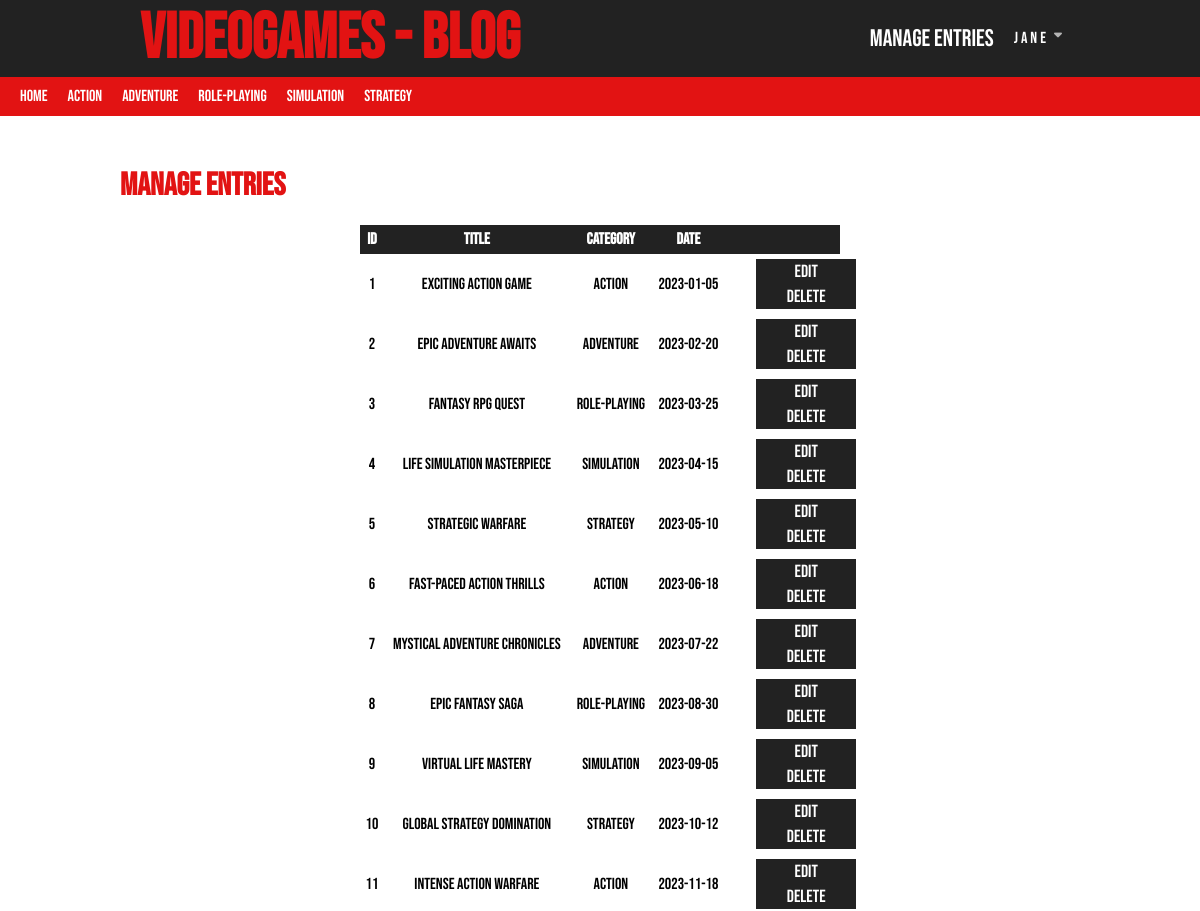
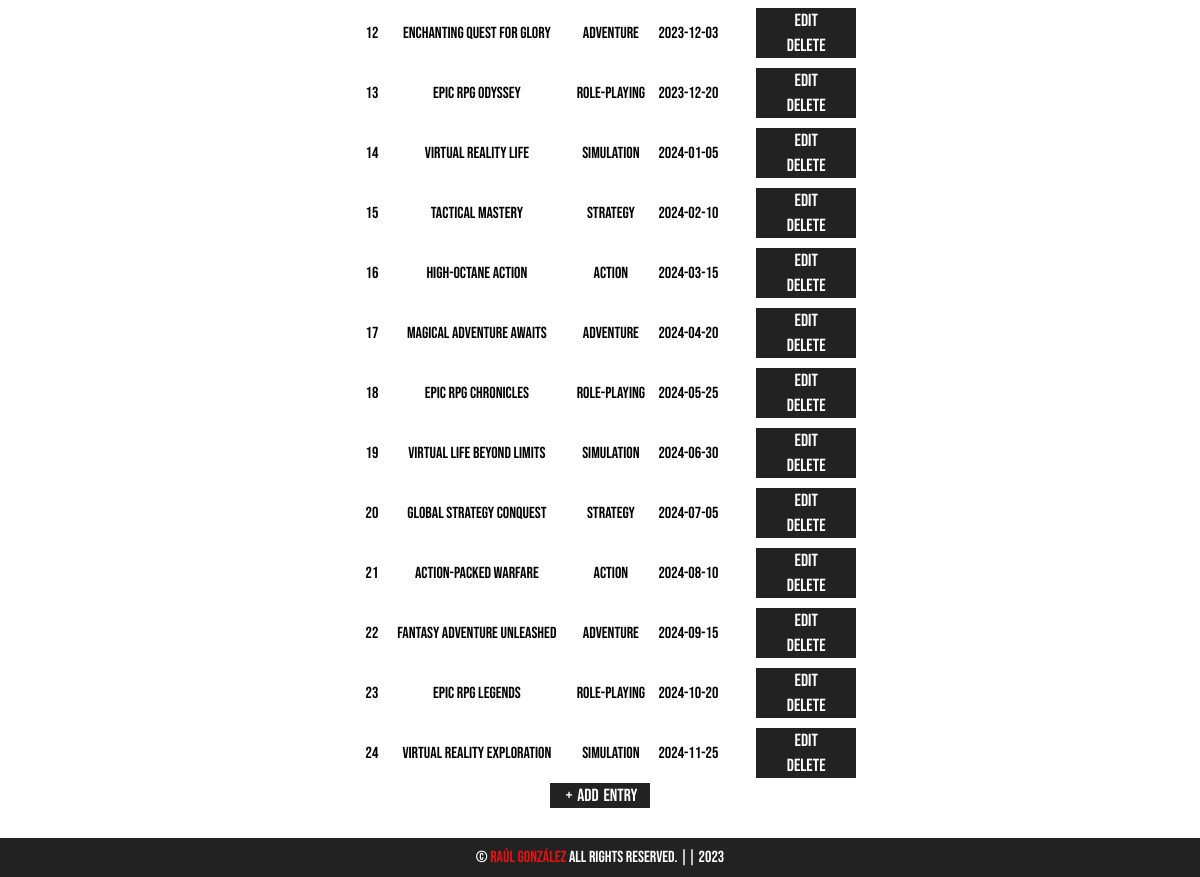
/Entry/manageEntries/ (signed in), run on the app's committed database (2 pictures, top to bottom).
### tables this page shows
CREATE TABLE IF NOT EXISTS categories (
    id INT(255) AUTO_INCREMENT NOT NULL,
    name VARCHAR(100),
    CONSTRAINT pk_categories PRIMARY KEY (id)
);

CREATE TABLE IF NOT EXISTS entries (
    id INT(255) AUTO_INCREMENT NOT NULL,
    user_id INT(255) NOT NULL,
    category_id INT(255) NOT NULL,
    title VARCHAR(255) NOT NULL,
    description MEDIUMTEXT,
    date DATE NOT NULL,
    CONSTRAINT pk_entries PRIMARY KEY (id),
    CONSTRAINT fk_entry_user FOREIGN KEY (user_id) REFERENCES users (id),
    CONSTRAINT fk_entry_category FOREIGN KEY (category_id) REFERENCES categories (id) ON DELETE NO ACTION
);

### Lib/Pages.php (called while the page is built, shortened)
<?php
class Pages
{
    public function render(string $pageName, array $params = null): void{
        require_once "Views/layout/header.php";
        require_once "Views/$pageName.php";
        require_once "Views/layout/footer.php";
    }
}

### Controllers/EntryController.php (called while the page is built, shortened)
<?php
class EntryController{
    private Pages $pages;
    private Entry $Entry;
    public function __construct(){
        $this->pages = new Pages();
        $this->Entry = new Entry();
    }
    public function manageEntries(): void{
        $this->pages->render("Entry/manageEntries");
    }
    public function getAll(): ?array{
        return  $this->Entry->getAll();
    }
}

### index.php (called while the page is built, shortened)
<?php
require_once "AutoLoad.php";
FrontController::main();

### AutoLoad.php (called while the page is built, shortened)
<?php
spl_autoload_register (function ($clase) {
    $directorio_clase = str_replace('\\', '/', $clase);
});

### Lib/DataBase.php (called while the page is built, shortened)
<?php
class DataBase{
    private $connection;
    private mixed $result;
    function __construct(
        private string $server = SERVER,
        private string $user = USER,
        private string $pass = PASSWORD,
        private string $database= DATABASE
    ){
        $this->connection = $this->connect();
    }
    private function connect(): PDO {
        try {
            $options = array(
                PDO::MYSQL_ATTR_INIT_COMMAND => "SET NAMES Utf8",
                PDO::MYSQL_ATTR_FOUND_ROWS => true
            );
            $connection = new PDO("mysql:host={$this->server};dbname={$this->database}", $this->user, $this->pass, $options);
            return $connection;
        } catch(PDOException $e){
            echo "There has been an error, and it's not possible to connect to the database. Details: " . $e->getMessage();
            exit;
        }
    }
    public function query(string $consultasQL): void
    {
        $this->result = $this->connection->query($consultasQL);
    }
    public function extractAll(): array
    {
        return $this->result->fetchAll(PDO::FETCH_ASSOC);
    }
    public function close(){
        if ($this->connection !== null) {
            $this->connection = null;
        }
    }
}

### Controllers/CategoryController.php (called while the page is built, shortened)
<?php
class CategoryController{
    private Category $Category;
    public function __construct(){
        $this->Category = new Category();
    }
    public function getAll(): ?array{
        return  $this->Category->getAll();
    }
    public function getCategoryFromId($category_id){
        $this->Category = new Category();
        $category = $this->Category->getCategoryFromId($category_id);
        return $category[0]["name"];
    }
}

### Models/Category.php (called while the page is built, shortened)
<?php
class Category {
    private CategoryRepository $CategoryRepository;
    public function __construct(){
        $this->CategoryRepository = new CategoryRepository();
    }
    public function getAll(): ?array{
        return  $this->CategoryRepository->getAll();
    }
    public function getCategoryFromId($category_id){
        return  $this->CategoryRepository->getCategoryFromId($category_id);
    }
}

### Repositories/CategoryRepository.php (called while the page is built, shortened)
<?php
class CategoryRepository
{
    private DataBase $connection;
    function __construct()
    {
        $this->connection = new DataBase();
    }
    public function getAll(): ? array{
        $this->connection->query("SELECT * FROM categories ORDER BY id ASC");
        $categories = $this->connection->extractAll();
        return $categories;
    }
    public function getCategoryFromId($category_id){
        $this->connection->query("SELECT name FROM categories WHERE id=$category_id");
        $category = $this->connection->extractAll();
        return $category;
    }
}

### Models/Entry.php (called while the page is built, shortened)
<?php
class Entry {
    private EntryRepository $EntryRepository;
    public function __construct(){
        $this->EntryRepository = new EntryRepository();
    }
    public function getAll(): ?array{
        return  $this->EntryRepository->getAll();
    }
}

### Repositories/EntryRepository.php (called while the page is built, shortened)
<?php
class EntryRepository
{
    private DataBase $connection;
    function __construct()
    {
        $this->connection = new DataBase();
    }
    public function getAll(): ? array{
        $this->connection->query("SELECT * FROM entries ORDER BY id ASC");
        $categories = $this->connection->extractAll();
        return $categories;
    }
}

### Views/Entry/manageEntries.php (the view, shortened to what this page needs)
<?php
    $EntryController = new EntryController();
    $entries = $EntryController->getAll();
?>
<h1>Manage Entries</h1>
<div class="tableCategories">
    <table >
        <?php if(count($entries) == 0):?>
            <p style="margin: 20px">There are not entries yet.</p>
        <?php else:?>
            <tr>
                <th>ID</th>
                <th>TITLE</th>
                <th>CATEGORY</th>
                <th>DATE</th>
                <th></th>
            </tr>
            <?php foreach($entries as $entry): ?>
                <tr>
                    <td><?=$entry['id']?></td>
                    <td><?=$entry['title']?></td>
                    <td><?= $CategoryController->getCategoryFromId($entry['category_id'])?></td>
                    <td><?=$entry['date']?></td>
                    <td>
                        <form action="<?=BASE_URL?>Entry/editEntry/" method="POST">
                            <input type="submit" value="Edit">
                        </form>
                        <form action="<?=BASE_URL?>Entry/deleteEntry/" method="POST">
                            <input type="submit" value="Delete">
                        </form>
                    </td>
                </tr>
            <?php endforeach; ?>
        <?php endif; ?>
    </table>
</div>
<form class="addCategorieForm" action="<?=BASE_URL?>Entry/addEntry/" method="POST">
    <input type="submit" value=" + Add Entry">
</form>

### Views/Layout/Header.php (shortened to what this page needs)
<?php
    $CategoryController = new CategoryController();
    $categories = $CategoryController->getAll();
?>
<!DOCTYPE html>
<html lang="en">
<head>
    <link rel="stylesheet" href="<?=BASE_URL?>Style/style.css">
</head>
<body>
    <header>
        <div class="header-top">
            <h1><a href="<?=BASE_URL?>">VideoGames - Blog</a></h1>
            <ul>
                <?php if(!isset($_SESSION['login'])): ?>
                    <li><a href="<?=BASE_URL?>User/Login/">Log in</a></li>
                    <li><a href="<?=BASE_URL?>User/Register/">Sing Up</a></li>
                <?php else: ?>
                    <li class="manage"><a href="<?=BASE_URL?>Entry/manageEntries/">Manage Entries</a></li>
                    <li class="manageUserSelect">
                        <label for="manageUserCheckbox"><?=$_SESSION['login']->name?><i class="fa-solid fa-caret-down"></i></label>
                    </li>
                <?php endif; ?>
            </ul>
        </div>
        <div class="header-bottom">
            <nav>
                <ul>
                    <li><a href="<?=BASE_URL?>">Home</a></li>
                    <?php foreach($categories as $categorie): ?>
                        <li>
                        <a href="<?=BASE_URL?>Category/showEntriesFromCategorie/?category_id=<?=$categorie['id']?>&category_name=<?=$categorie['name']?>"><?=$categorie['name']?></a>
                        </li>
                    <?php endforeach; ?>
                </ul>
            </nav>
        </div>
    </header>
    <main>

### Style/style.css (style rules this page uses)
* { padding: 0; margin: 0; box-sizing: border-box; }
:root { --color1: #222222; --color2: rgb(226, 19, 19); }
header { display: flex; flex-direction: column; flex-wrap: nowrap; }
header div, header ul { display: flex; flex-direction: row; flex-wrap: nowrap; align-items: center; }
header ul { list-style: none; }
header div { justify-content: space-between; width: 100%; }
.header-top { padding: 0px 10%; }
.header-top, footer { background-color: var(--color1); font-family: Bebas Neue; }
.header-top h1 a { color: var(--color2); margin: 20px; font-size: 2em; text-decoration: none; transition: 0.6s; }
.header-top li>a { text-decoration: none; color: white; margin: 10px; font-size: 1.5em; transition: 0.3s; }
.header-top li i { font-size: 0.8em; color: white; transition: 0.3s; }
.header-top li { transition: 0.3s; }
.header-bottom { background-color: var(--color2); padding: 10px; font-family: Bebas Neue; }
.header-bottom a { color: white; text-decoration: none; margin: 0 10px; transition: 0.3s; }
.header-bottom li { transition: 0.3s; }
main { padding: 30px 10%; font-family: Bebas Neue; flex: 1; }
main h1 { color: var(--color2); font-family: Bebas Neue; margin: 20px 0; }
main label, main input, main textarea { display: block; }
main input, main textarea { font-family: Prompt; width: 100%; padding: 2px 10px; margin-bottom: 15px; border: 2px solid black; border-top: none; outline-color: none; border-right: none; outline: none; transition: 0.5s; }
main form { max-width: 50%; margin: auto; }
main input[type="submit"] { background-color: var(--color1); color: white; border: none; transition: 0.3s; font-size: 1.1em; word-spacing: 2px; width: 100px; margin: auto; font-family: Bebas Neue; }
.tableCategories { display: flex; align-items: center; justify-content: center; }
.tableCategories table { width: 50%; text-align: center; border-collapse: collapse; }
.tableCategories th { background-color: var(--color1); color: white; }
.tableCategories th, .tableCategories td { padding: 5px; }
body { min-height: 100vh; display: flex; flex-direction: column; justify-content: space-between; }
.manageUserSelect { position: relative; }
.manageUserSelect label { color: white; letter-spacing: 3px; transition: 0.3s; margin: 0 10px; display: flex; flex-wrap: nowrap; }
.manageUserSelect label i { margin: 0 5px; color: rgb(180, 180, 180); }

### data on the page
categories: name "Action"
categories: name "Adventure"
categories: name "Role-playing"
categories: name "Simulation"
categories: name "Strategy"
entries: id "1", title "Exciting Action Game", category.name "Action", date "2023-01-05"
entries: id "2", title "Epic Adventure Awaits", category.name "Adventure", date "2023-02-20"
entries: id "3", title "Fantasy RPG Quest", category.name "Role-playing", date "2023-03-25"
entries: id "4", title "Life Simulation Masterpiece", category.name "Simulation", date "2023-04-15"
entries: id "5", title "Strategic Warfare", category.name "Strategy", date "2023-05-10"
entries: id "6", title "Fast-Paced Action Thrills", category.name "Action", date "2023-06-18"
entries: id "7", title "Mystical Adventure Chronicles", category.name "Adventure", date "2023-07-22"
entries: id "8", title "Epic Fantasy Saga", category.name "Role-playing", date "2023-08-30"
entries: id "9", title "Virtual Life Mastery", category.name "Simulation", date "2023-09-05"
entries: id "10", title "Global Strategy Domination", category.name "Strategy", date "2023-10-12"
entries: id "11", title "Intense Action Warfare", category.name "Action", date "2023-11-18"
entries: id "12", title "Enchanting Quest for Glory", category.name "Adventure", date "2023-12-03"
entries: id "13", title "Epic RPG Odyssey", category.name "Role-playing", date "2023-12-20"
entries: id "14", title "Virtual Reality Life", category.name "Simulation", date "2024-01-05"
entries: id "15", title "Tactical Mastery", category.name "Strategy", date "2024-02-10"
entries: id "16", title "High-Octane Action", category.name "Action", date "2024-03-15"
entries: id "17", title "Magical Adventure Awaits", category.name "Adventure", date "2024-04-20"
entries: id "18", title "Epic RPG Chronicles", category.name "Role-playing", date "2024-05-25"
entries: id "19", title "Virtual Life Beyond Limits", category.name "Simulation", date "2024-06-30"
entries: id "20", title "Global Strategy Conquest", category.name "Strategy", date "2024-07-05"
entries: id "21", title "Action-Packed Warfare", category.name "Action", date "2024-08-10"
entries: id "22", title "Fantasy Adventure Unleashed", category.name "Adventure", date "2024-09-15"
entries: id "23", title "Epic RPG Legends", category.name "Role-playing", date "2024-10-20"
entries: id "24", title "Virtual Reality Exploration", category.name "Simulation", date "2024-11-25"

### other printed values
$_SESSION['login']->name "Jane"
